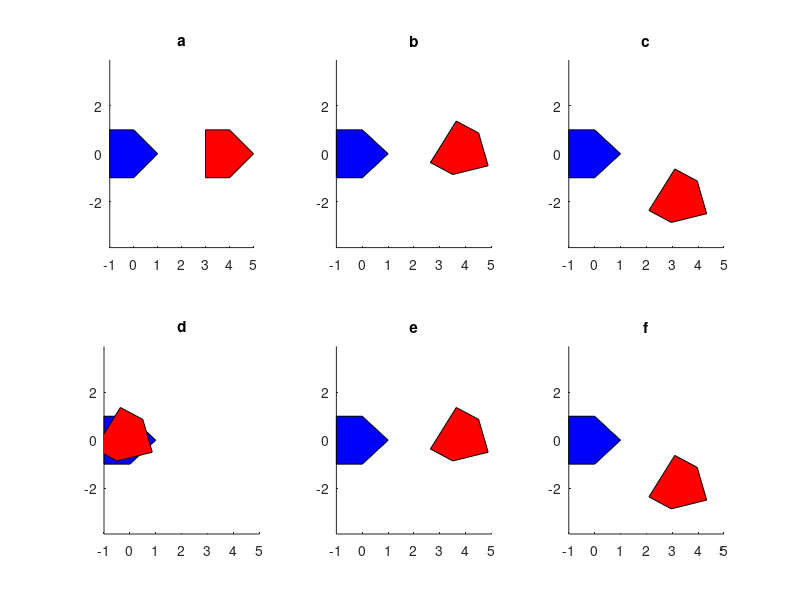

This chart was generated by the following MATLAB code:
x=[-1 0 1 0 -1];
y=[1 1 0 -1 -1];
z=ones(1,5);

points = [x;y;z]
figure
A = [1 0 4; 0 1 0; 0 0 1];
B = [.866 .5 0; -.5 .866 0;0 0 1];                                              

a= A*points
pa = subplot(2,3,1) 
hold on
axis equal
fill(points(1,:),points(2,:),'b')
fill(a(1,:),a(2,:),'r')
title("a")

b = A*B*points
pb =subplot(2,3,2) 
hold on
fill(points(1,:),points(2,:),'b')
fill(b(1,:),b(2,:),'r')
title("b")

c = B*A*points
pc = subplot(2,3,3) 
hold on
fill(points(1,:),points(2,:),'b')
fill(c(1,:),c(2,:),'r')
title("c")

d = B*points
pd = subplot(2,3,4) 
hold on
fill(points(1,:),points(2,:),'b')
fill(d(1,:),d(2,:),'r')
title("d")

e = A*B*points
pe = subplot(2,3,5) 
hold on
fill(points(1,:),points(2,:),'b')
fill(e(1,:),e(2,:),'r')
title("e")

f = B*A*points
pf = subplot(2,3,6) 
hold on
fill(points(1,:),points(2,:),'b')
fill(f(1,:),f(2,:),'r')
title("f")

linkaxes([pa,pb,pc,pd,pe,pf],'xy')

